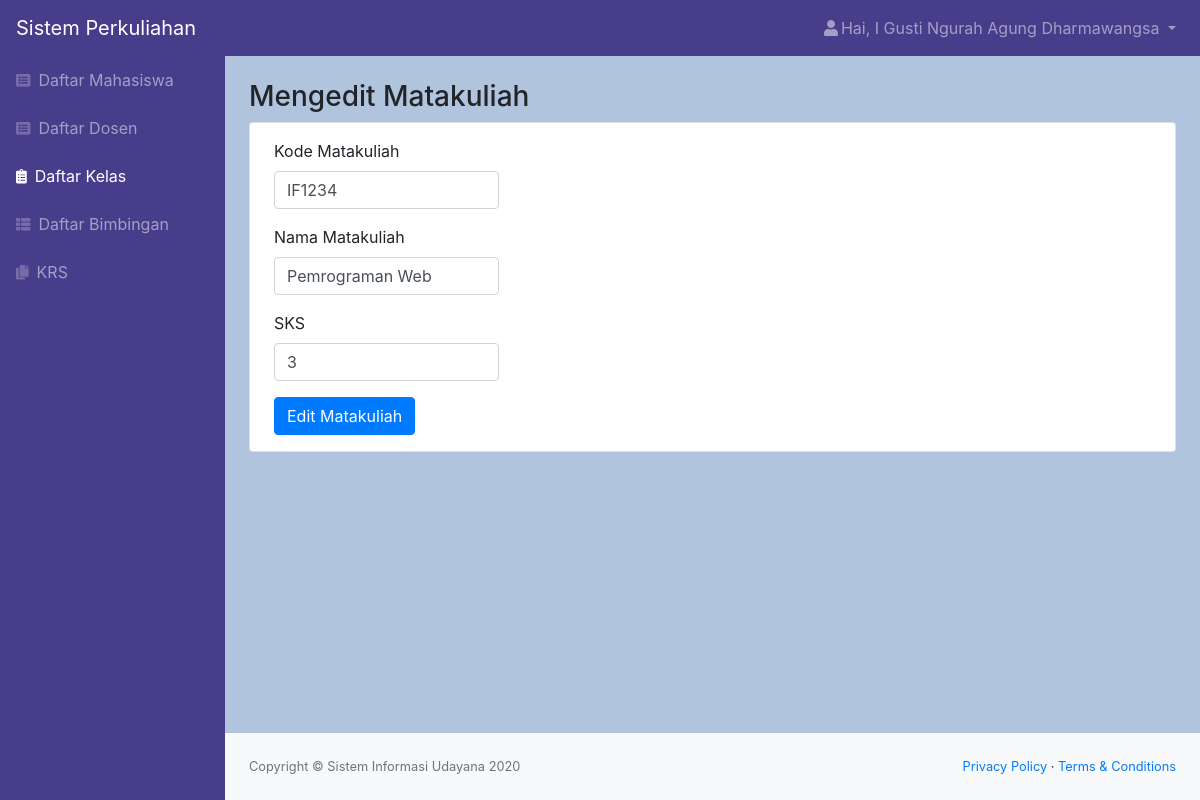
Screenshot of /edit_matakuliah.php?id_mk=1 (signed in) with the database file from the repository.
### tables this page shows
CREATE TABLE `matakuliah` (
  `id_mk` int(11) NOT NULL,
  `kode_mk` char(6) NOT NULL,
  `matakuliah` varchar(100) NOT NULL,
  `sks` int(11) NOT NULL
);

### edit_matakuliah.php (the view, shortened to what this page needs)
<?php
include "function.php";
$nama = $_SESSION['nama'];
$role = $_SESSION['id'];
$id = $_GET['id_mk'];
$queryMK = mysqli_query($koneksi, "SELECT * FROM matakuliah WHERE id_mk = '$id'");
$mk = mysqli_fetch_assoc($queryMK);
?>
<!DOCTYPE html>
<html lang="en">
    <head>
        <link href="css/styles.css" rel="stylesheet" />
        <link href="https://cdn.datatables.net/1.10.20/css/dataTables.bootstrap4.min.css" rel="stylesheet" />
    </head>
    <body class="sb-nav-fixed">
        <nav class="sb-topnav navbar navbar-expand navbar-dark bg-dark">
            <a class="navbar-brand" href="index.html">Sistem Perkuliahan</a>
            <ul class="navbar-nav ml-auto">
                <li class="nav-item dropdown">
                    <a class="nav-link dropdown-toggle" id="userDropdown" href="#" role="button" data-toggle="dropdown" aria-haspopup="true" aria-expanded="false"><i class="fas fa-user fa-fw"></i>Hai, <?= $nama; ?> </a>
                </li>
            </ul>
        </nav>
        <div id="layoutSidenav">
            <div id="layoutSidenav_nav">
                <nav class="sb-sidenav accordion sb-sidenav-dark" id="sidenavAccordion">
                    <div class="sb-sidenav-menu">
                        <div class="nav">
                            <a class="nav-link" href="mahasiswa.php"
                                ><div class="sb-nav-link-icon"><i class="fas fa-list-alt"></i></div>
                                Daftar Mahasiswa</a
                            >
                            <a class="nav-link" href="dosen.php"
                                ><div class="sb-nav-link-icon"><i class="fas fa-list-alt"></i></div>
                                Daftar Dosen</a
                            >
                            <a class="nav-link active" href="kelas.php"
                                ><div class="sb-nav-link-icon"><i class="fas fa-clipboard-list"></i></div>
                                Daftar Kelas</a
                            >
                            <a class="nav-link" href="bimbingan.php"
                                ><div class="sb-nav-link-icon"><i class="fas fa-th-list"></i></div>
                                Daftar Bimbingan</a
                            >
                            <?php if($role == "1") { ?>
                            <a class="nav-link" href="krs.php"
                                ><div class="sb-nav-link-icon"><i class="fas fa-copy"></i></div>
                                KRS</a>
                            <?php } ?>
                        </div>
                    </div>
                </nav>
            </div>
            <div id="layoutSidenav_content">
                <main>
                    <div class="container-fluid">
                        <h3 class="mt-4">Mengedit Matakuliah</h3>
                        <div class="card mb-4">
                            <form form action="function.php?act=editMatakuliah&id_mk=<?= $id; ?>" id="buat" method="POST" >
                                <div class="form-group ml-4 py-3 mb-0">
                                    <label for="kode_mk">Kode Matakuliah</label>
                                    <input type="text" class="form-control col-sm-3" id="kode_mk" name="kode_mk"  value="<?= $mk['kode_mk']; ?>" >
                                </div>
                                <div class="form-group ml-4">
                                    <label for="matakuliah">Nama Matakuliah</label>
                                    <input type="text" class="form-control col-sm-3" id="matakuliah" name="matakuliah"  value="<?= $mk['matakuliah']; ?>">
                                </div>
                                <div class="form-group ml-4">
                                    <label for="sks">SKS</label>
                                    <input type="number" class="form-control col-sm-3" id="sks" name="sks" value="<?= $mk['sks']; ?>">
                                </div>
                                <input type="submit" name="buat_btn" id="buat" class="btn btn-primary ml-4 mb-3" value="Edit Matakuliah">
                            </form>
                        </div>
                    </div>
                </main>
                <footer class="py-4 bg-light mt-auto">
                    <div class="container-fluid">
                        <div class="d-flex align-items-center justify-content-between small">
                            <div class="text-muted">Copyright &copy; Sistem Informasi Udayana 2020</div>
                            <div>
                                <a href="#">Privacy Policy</a>
                                &middot;
                                <a href="#">Terms &amp; Conditions</a>
                            </div>
                        </div>
                    </div>
                </footer>
            </div>
        </div>
    </body>
</html>

### rows the page displays
matakuliah: kode_mk "IF1234", matakuliah "Pemrograman Web", sks "3"

### other values shown
$nama "I Gusti Ngurah Agung Dharmawangsa"
